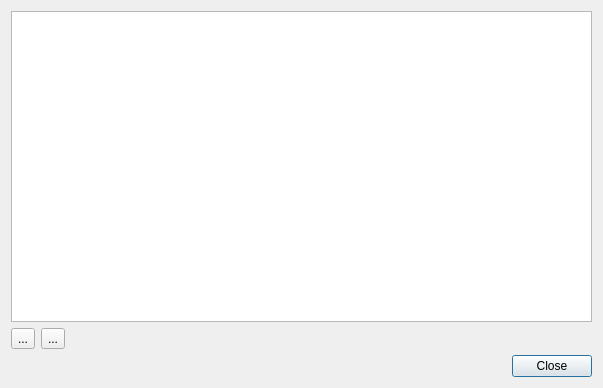
<?xml version="1.0" encoding="UTF-8"?>
<ui version="4.0">
 <class>dlg_custom_presence_states</class>
 <widget class="QDialog" name="dlg_custom_presence_states">
  <property name="geometry">
   <rect>
    <x>0</x>
    <y>0</y>
    <width>603</width>
    <height>388</height>
   </rect>
  </property>
  <property name="windowTitle">
   <string>Custom presence states</string>
  </property>
  <layout class="QVBoxLayout" name="verticalLayout">
   <item>
    <widget class="QTableView" name="state_list">
     <property name="editTriggers">
      <set>QAbstractItemView::NoEditTriggers</set>
     </property>
     <property name="selectionMode">
      <enum>QAbstractItemView::SingleSelection</enum>
     </property>
     <property name="selectionBehavior">
      <enum>QAbstractItemView::SelectRows</enum>
     </property>
     <property name="showGrid">
      <bool>false</bool>
     </property>
     <property name="sortingEnabled">
      <bool>true</bool>
     </property>
     <property name="cornerButtonEnabled">
      <bool>false</bool>
     </property>
     <attribute name="horizontalHeaderHighlightSections">
      <bool>false</bool>
     </attribute>
     <attribute name="horizontalHeaderStretchLastSection">
      <bool>true</bool>
     </attribute>
     <attribute name="verticalHeaderVisible">
      <bool>false</bool>
     </attribute>
    </widget>
   </item>
   <item>
    <layout class="QHBoxLayout" name="horizontalLayout">
     <item>
      <widget class="QToolButton" name="cps_add">
       <property name="text">
        <string>...</string>
       </property>
      </widget>
     </item>
     <item>
      <widget class="QToolButton" name="cps_delete_selected">
       <property name="text">
        <string>...</string>
       </property>
      </widget>
     </item>
     <item>
      <spacer name="horizontalSpacer">
       <property name="orientation">
        <enum>Qt::Horizontal</enum>
       </property>
       <property name="sizeHint" stdset="0">
        <size>
         <width>40</width>
         <height>20</height>
        </size>
       </property>
      </spacer>
     </item>
    </layout>
   </item>
   <item>
    <widget class="QDialogButtonBox" name="buttonBox">
     <property name="orientation">
      <enum>Qt::Horizontal</enum>
     </property>
     <property name="standardButtons">
      <set>QDialogButtonBox::Close</set>
     </property>
    </widget>
   </item>
  </layout>
  <action name="action_add_new">
   <property name="text">
    <string>Add new</string>
   </property>
   <property name="toolTip">
    <string>Add new presence state</string>
   </property>
   <property name="shortcut">
    <string>Ctrl+N</string>
   </property>
  </action>
  <action name="action_delete_selected">
   <property name="text">
    <string>Delete</string>
   </property>
   <property name="shortcut">
    <string>Del</string>
   </property>
  </action>
 </widget>
 <resources/>
 <connections>
  <connection>
   <sender>buttonBox</sender>
   <signal>accepted()</signal>
   <receiver>dlg_custom_presence_states</receiver>
   <slot>accept()</slot>
   <hints>
    <hint type="sourcelabel">
     <x>257</x>
     <y>417</y>
    </hint>
    <hint type="destinationlabel">
     <x>157</x>
     <y>274</y>
    </hint>
   </hints>
  </connection>
  <connection>
   <sender>buttonBox</sender>
   <signal>rejected()</signal>
   <receiver>dlg_custom_presence_states</receiver>
   <slot>reject()</slot>
   <hints>
    <hint type="sourcelabel">
     <x>325</x>
     <y>417</y>
    </hint>
    <hint type="destinationlabel">
     <x>286</x>
     <y>274</y>
    </hint>
   </hints>
  </connection>
 </connections>
</ui>
